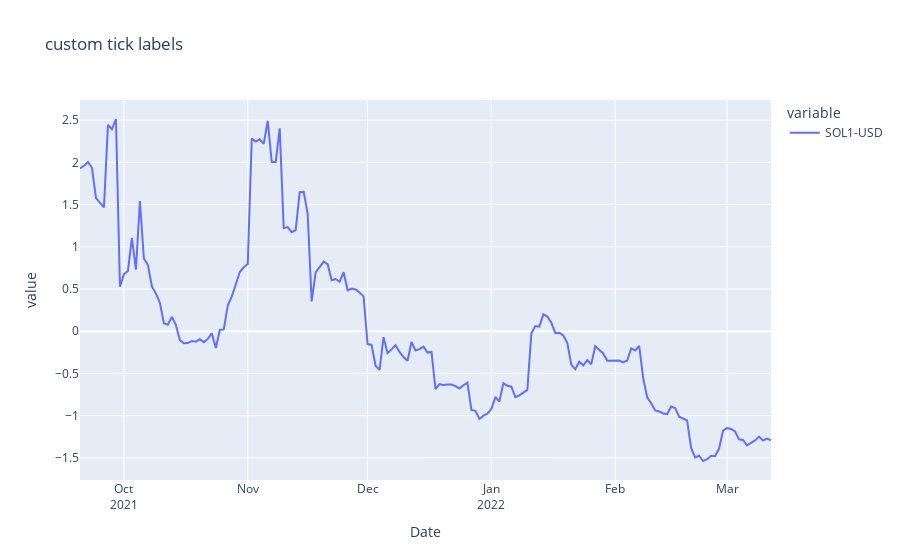

Here is the notebook cell this chart was saved with:
### Markdown cell above
# Compare All returned data
Scale close data and scale so that trend can be observed between each stock

### Code cell
#Scale close data

from sklearn.preprocessing import StandardScaler
import plotly.express as px

scaler = StandardScaler()

v = close.iloc[:, 1:] #Ignore Date column and grab all others
d = pd.DataFrame(close['Date']) #Get Date Column
c_scaled = pd.DataFrame(scaler.fit_transform(v)) # Scale close data
t = list(close.iloc[:0, 1:]) #get column names(tickers) from original data
c_scaled = c_scaled.set_axis(t, axis = 1) #reset column names after scaling
close_scaled = pd.concat([d,c_scaled], axis = 1) #combine data into new dataframe

#df = px.data.stocks()
fig = px.line(close_scaled, x="Date", y=close_scaled.columns,
              hover_data={"Date": "|%B %d, %Y"},
              title='custom tick labels')
fig.update_xaxes(
    dtick="M1",
    tickformat="%b\n%Y")
fig.show()

### Figure 1 — Plotly figure (JSON) as saved in the notebook; plotly's stock layout.template omitted (floating-point values rounded to 4 significant figures; data arrays with more than 128 entries replaced by an {"elided": "..."} marker saying what was removed)
{"data": [{"hovertemplate": "variable=SOL1-USD<br>Date=%{x|%B %d, %Y}<br>value=%{y}<extra></extra>", "legendgroup": "SOL1-USD", "line": {"color": "#636efa", "dash": "solid"}, "marker": {"symbol": "circle"}, "mode": "lines", "name": "SOL1-USD", "orientation": "v", "showlegend": true, "type": "scatter", "x": {"elided": "174 str values"}, "xaxis": "x", "y": {"elided": "174 float values"}, "yaxis": "y"}], "layout": {"legend": {"title": {"text": "variable"}, "tracegroupgap": 0}, "title": {"text": "custom tick labels"}, "xaxis": {"anchor": "y", "domain": [0, 1], "dtick": "M1", "tickformat": "%b\n%Y", "title": {"text": "Date"}}, "yaxis": {"anchor": "x", "domain": [0, 1], "title": {"text": "value"}}}}
